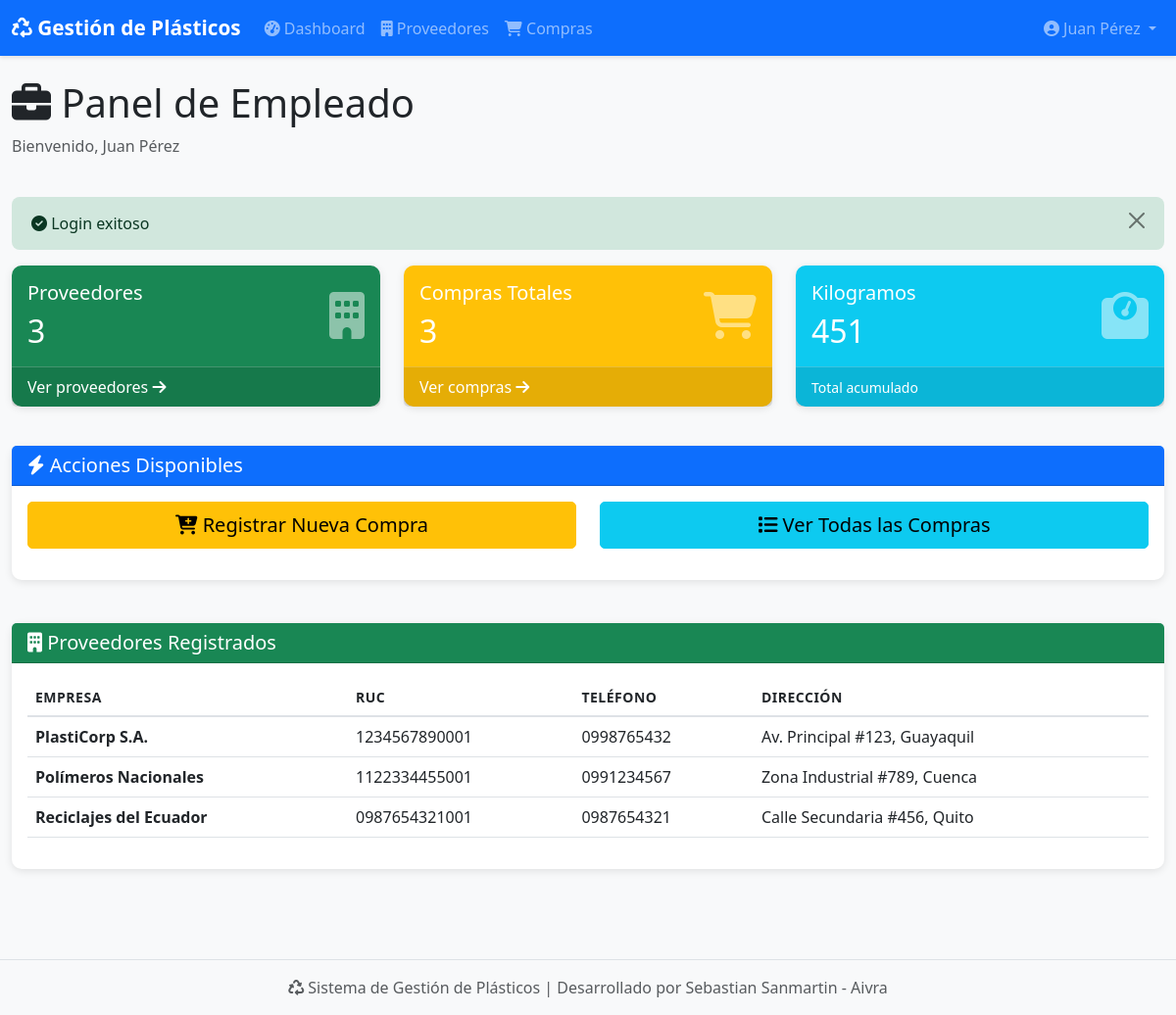
/views/dashboard_empleado.php (signed in), run on the app's committed database.
### tables this page shows
CREATE TABLE IF NOT EXISTS proveedores (
    id_proveedor INT AUTO_INCREMENT PRIMARY KEY,
    nombre_empresa VARCHAR(150) NOT NULL,
    ruc VARCHAR(13) UNIQUE NOT NULL,
    telefono VARCHAR(15),
    direccion TEXT,
    fecha_registro TIMESTAMP DEFAULT CURRENT_TIMESTAMP
);

### config/conexion.php (called while the page is built, shortened)
<?php
class Database {
    private static $instance = null;
    private $conexion;
    private function __construct() {
        try {
            $dsn = "mysql:host=" . DB_HOST . ";port=" . DB_PORT . ";dbname=" . DB_NAME . ";charset=" . DB_CHARSET;
            $opciones = [
                PDO::ATTR_ERRMODE            => PDO::ERRMODE_EXCEPTION,
                PDO::ATTR_DEFAULT_FETCH_MODE => PDO::FETCH_ASSOC,
                PDO::ATTR_EMULATE_PREPARES   => false,
                PDO::MYSQL_ATTR_INIT_COMMAND => "SET NAMES utf8mb4"
            ];
            $this->conexion = new PDO($dsn, DB_USER, DB_PASS, $opciones);
        } catch (PDOException $e) {
            error_log("Error de conexión: " . $e->getMessage());
            die("Error al conectar con la base de datos. Por favor contacte al administrador.");
        }
    }
    public static function getInstance() {
        if (self::$instance === null) {
            self::$instance = new self();
        }
        return self::$instance;
    }
    public function getConexion() {
        return $this->conexion;
    }
}
function getDB() {
    return Database::getInstance()->getConexion();
}
?>

### controllers/ProveedorController.php (called while the page is built, shortened)
<?php
require_once __DIR__ . '/../models/Proveedor.php';
class ProveedorController {
    private $modelo;
    public function __construct() {
        $this->modelo = new Proveedor();
    }
    public function listar() {
        return $this->modelo->obtenerTodos();
    }
}
?>

### models/Proveedor.php (called while the page is built, shortened)
<?php
require_once __DIR__ . '/../config/conexion.php';
class Proveedor {
    private $db;
    public function __construct() {
        $this->db = getDB();
    }
    public function obtenerTodos() {
        try {
            $sql = "SELECT * FROM proveedores ORDER BY nombre_empresa ASC";
            $stmt = $this->db->query($sql);
            return $stmt->fetchAll();
        } catch (PDOException $e) {
            error_log("Error al obtener proveedores: " . $e->getMessage());
            return [];
        }
    }
}
?>

### controllers/CompraController.php (called while the page is built, shortened)
<?php
require_once __DIR__ . '/../models/Compra.php';
class CompraController {
    private $modelo;
    public function __construct() {
        $this->modelo = new Compra();
    }
    public function obtenerEstadisticas() {
        return $this->modelo->obtenerEstadisticas();
    }
}
?>

### models/Compra.php (called while the page is built, shortened)
<?php
require_once __DIR__ . '/../config/conexion.php';
class Compra {
    private $db;
    public function __construct() {
        $this->db = getDB();
    }
    public function obtenerEstadisticas() {
        try {
            $sql = "SELECT
                        COUNT(*) as total_compras,
                        SUM(total) as monto_total,
                        SUM(cantidad_kg) as kg_totales,
                        AVG(costo_unitario) as costo_promedio
                    FROM compras";
            $stmt = $this->db->query($sql);
            return $stmt->fetch();
        } catch (PDOException $e) {
            error_log("Error al obtener estadísticas: " . $e->getMessage());
            return [
                'total_compras' => 0,
                'monto_total' => 0,
                'kg_totales' => 0,
                'costo_promedio' => 0
            ];
        }
    }
}
?>

### views/dashboard_empleado.php (the view, shortened to what this page needs)
<?php
require_once __DIR__ . '/includes/funciones.php';
require_once __DIR__ . '/../controllers/ProveedorController.php';
require_once __DIR__ . '/../controllers/CompraController.php';
$proveedorController = new ProveedorController();
$compraController = new CompraController();
$proveedores = $proveedorController->listar();
$estadisticas = $compraController->obtenerEstadisticas();
?>
<div class="container-fluid py-4">
    <div class="row mb-4">
        <div class="col-md-12">
            <h1 class="display-6">
                <i class="fas fa-briefcase"></i> Panel de Empleado
            </h1>
            <p class="text-muted">Bienvenido, <?php echo htmlspecialchars($_SESSION['usuario_nombre']); ?></p>
        </div>
    </div>
    <?php
    if (isset($_SESSION['mensaje'])) {
        mostrarAlerta($_SESSION['mensaje'], $_SESSION['tipo_mensaje'] ?? 'info');
        unset($_SESSION['mensaje']);
        unset($_SESSION['tipo_mensaje']);
    }
    ?>
    <div class="row mb-4">
        <div class="col-md-4">
            <div class="card text-white bg-success mb-3">
                <div class="card-body">
                    <div class="d-flex justify-content-between align-items-center">
                        <div>
                            <h5 class="card-title">Proveedores</h5>
                            <h2 class="mb-0"><?php echo count($proveedores); ?></h2>
                        </div>
                        <div>
                            <i class="fas fa-building fa-3x opacity-50"></i>
                        </div>
                    </div>
                </div>
                <div class="card-footer">
                    <a href="/plasticos/views/proveedores/listar.php" class="text-white text-decoration-none">
                        Ver proveedores <i class="fas fa-arrow-right"></i>
                    </a>
                </div>
            </div>
        </div>
        <div class="col-md-4">
            <div class="card text-white bg-warning mb-3">
                <div class="card-body">
                    <div class="d-flex justify-content-between align-items-center">
                        <div>
                            <h5 class="card-title">Compras Totales</h5>
                            <h2 class="mb-0"><?php echo $estadisticas['total_compras']; ?></h2>
                        </div>
                        <div>
                            <i class="fas fa-shopping-cart fa-3x opacity-50"></i>
                        </div>
                    </div>
                </div>
                <div class="card-footer">
                    <a href="/plasticos/views/compras/listar.php" class="text-white text-decoration-none">
                        Ver compras <i class="fas fa-arrow-right"></i>
                    </a>
                </div>
            </div>
        </div>
        <div class="col-md-4">
            <div class="card text-white bg-info mb-3">
                <div class="card-body">
                    <div class="d-flex justify-content-between align-items-center">
                        <div>
                            <h5 class="card-title">Kilogramos</h5>
                            <h2 class="mb-0"><?php echo number_format($estadisticas['kg_totales'], 0); ?></h2>
                        </div>
                        <div>
                            <i class="fas fa-weight fa-3x opacity-50"></i>
                        </div>
                    </div>
                </div>
                <div class="card-footer">
                    <small class="text-white">Total acumulado</small>
                </div>
            </div>
        </div>
    </div>
    <div class="row mb-4">
        <div class="col-md-12">
            <div class="card">
                <div class="card-header bg-primary text-white">
                    <h5 class="mb-0"><i class="fas fa-bolt"></i> Acciones Disponibles</h5>
                </div>
                <div class="card-body">
                    <div class="row">
                        <div class="col-md-6 mb-3">
                            <a href="/plasticos/views/compras/crear.php" class="btn btn-warning btn-lg w-100">
                                <i class="fas fa-cart-plus"></i> Registrar Nueva Compra
                            </a>
                        </div>
                        <div class="col-md-6 mb-3">
                            <a href="/plasticos/views/compras/listar.php" class="btn btn-info btn-lg w-100">
                                <i class="fas fa-list"></i> Ver Todas las Compras
                            </a>
                        </div>
                    </div>
                </div>
            </div>
        </div>
    </div>
    <div class="row">
        <div class="col-md-12">
            <div class="card">
                <div class="card-header bg-success text-white">
                    <h5 class="mb-0"><i class="fas fa-building"></i> Proveedores Registrados</h5>
                </div>
                <div class="card-body">
                    <?php if (empty($proveedores)): ?>
                        <p class="text-center text-muted">No hay proveedores registrados</p>
                    <?php else: ?>
                        <div class="table-responsive">
                            <table class="table table-hover">
                                <thead>
                                    <tr>
                                        <th>Empresa</th>
                                        <th>RUC</th>
                                        <th>Teléfono</th>
                                        <th>Dirección</th>
                                    </tr>
                                </thead>
                                <tbody>
                                    <?php foreach ($proveedores as $proveedor): ?>
                                    <tr>
                                        <td><strong><?php echo htmlspecialchars($proveedor['nombre_empresa']); ?></strong></td>
                                        <td><?php echo htmlspecialchars($proveedor['ruc']); ?></td>
                                        <td><?php echo htmlspecialchars($proveedor['telefono']); ?></td>
                                        <td><?php echo htmlspecialchars($proveedor['direccion']); ?></td>
                                    </tr>
                                    <?php endforeach; ?>
                                </tbody>
                            </table>
                        </div>
                    <?php endif; ?>
                </div>
            </div>
        </div>
    </div>
</div>

### assets/css/estilos.css (style rules this page uses)
:root { --primary-color: #667eea; --secondary-color: #764ba2; --success-color: #28a745; --danger-color: #dc3545; --warning-color: #ffc107; --info-color: #17a2b8; }
body { font-family: 'Segoe UI', Tahoma, Geneva, Verdana, sans-serif; background-color: #f8f9fa; }
.card { border: none; border-radius: 10px; box-shadow: 0 2px 8px rgba(0,0,0,0.1); margin-bottom: 20px; transition: transform 0.2s, box-shadow 0.2s; }
.btn { border-radius: 5px; padding: 8px 16px; font-weight: 500; transition: all 0.3s ease; }
.table { background-color: white; }
.table thead th { border-bottom: 2px solid #dee2e6; text-transform: uppercase; font-size: 0.875rem; font-weight: 600; letter-spacing: 0.5px; }
.card, .alert { animation: fadeIn 0.3s ease-in; }
.opacity-50 { opacity: 0.5; }
.card.text-white .card-footer { background-color: rgba(0, 0, 0, 0.1); border-top: 1px solid rgba(255, 255, 255, 0.2); }

### data on the page
proveedores: nombre_empresa "PlastiCorp S.A.", ruc "1234567890001", telefono "0998765432", direccion "Av. Principal #123, Guayaquil"
proveedores: nombre_empresa "Polímeros Nacionales", ruc "1122334455001", telefono "0991234567", direccion "Zona Industrial #789, Cuenca"
proveedores: nombre_empresa "Reciclajes del Ecuador", ruc "0987654321001", telefono "0987654321", direccion "Calle Secundaria #456, Quito"

### other printed values
$nombreUsuario "Juan Pérez"
$_SESSION['usuario_nombre'] "Juan Pérez"
$mensaje "Login exitoso"
count($proveedores) "3"
$estadisticas['total_compras'] "3"
$estadisticas['kg_totales'] "451"
